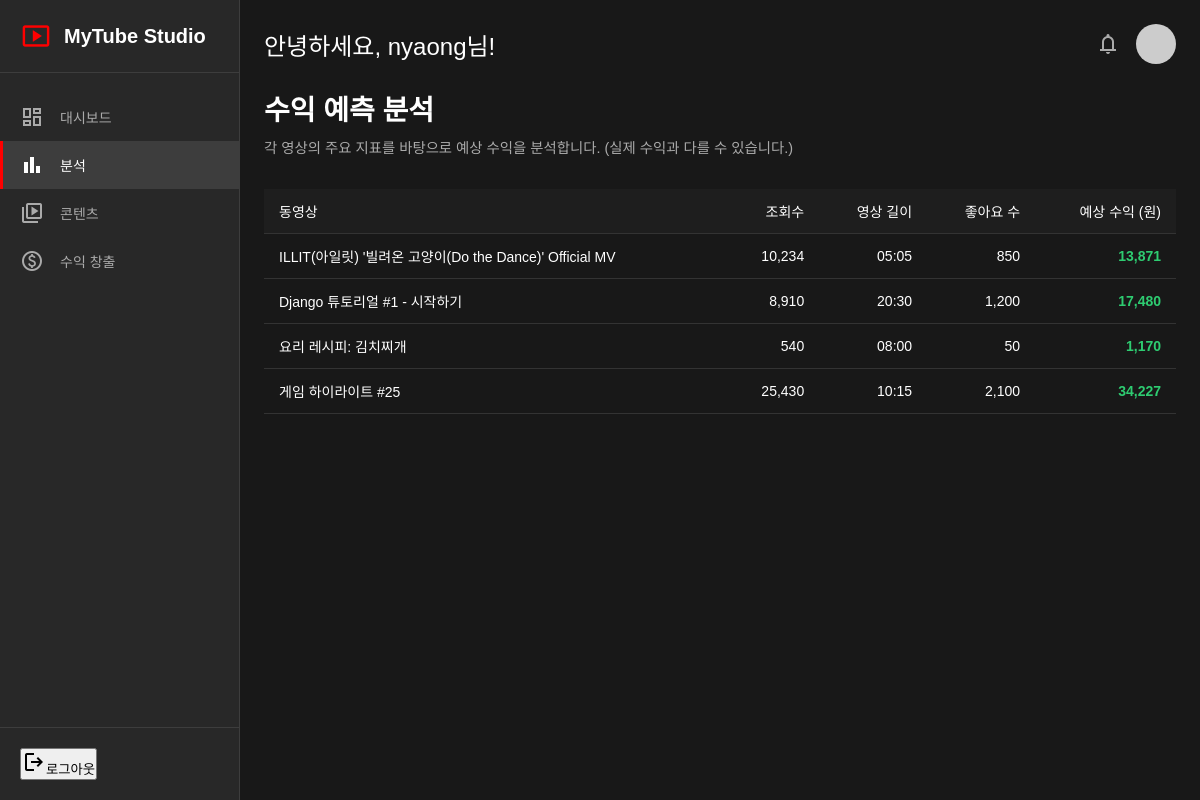
The app's page /accounts/analysis/ (signed in) with its own data.
### youtube/models.py (models this page shows, shortened)
class Video(models.Model):
    class Status(models.TextChoices):
        PUBLIC = 'Public', '공개'
        PRIVATE = 'Private', '비공개'
        UNLISTED = 'Unlisted', '일부 공개'
    account = models.ForeignKey(AccountInfo, on_delete=models.CASCADE, related_name='videos')
    title = models.CharField(max_length=100)
    views = models.PositiveIntegerField(default=0)
    likes = models.PositiveIntegerField(default=0)
    uploaded_at = models.DateTimeField(default=timezone.now, verbose_name="업로드 날짜")
    duration = models.DurationField(default=datetime.timedelta(seconds=0), verbose_name="영상 길이")
    status = models.CharField(max_length=10, choices=Status.choices, default=Status.PRIVATE, verbose_name="공개 상태")
    thumbnail_url = models.URLField(blank=True, null=True, help_text="영상 썸네일 이미지 URL")
    @property
    def formatted_duration(self):
        minutes = int(self.duration.total_seconds() // 60)
        seconds = int(self.duration.total_seconds() % 60)
        return f"{minutes:02d}:{seconds:02d}"
    @property
    def predicted_revenue(self):
        revenue = (self.views * 0.5) + (self.likes * 10) + ((self.duration.total_seconds() / 60) * 50)
        return int(revenue)

### accounts/views.py (the view)
# urls.py: path('analysis/', views.analysis, name='analysis'),
@login_required
def analysis(request):
    videos = Video.objects.all()
    context = {'videos': videos}
    return render(request, 'youtube/analysis.html', context)

### templates/youtube/analysis.html (shortened to what this page needs)
{% extends "dashboard_base.html" %}
{% load humanize %}
{% block content %}
<h1>수익 예측 분석</h1>
<p class="page-description">각 영상의 주요 지표를 바탕으로 예상 수익을 분석합니다. (실제 수익과 다를 수 있습니다.)</p>
<table class="analysis-table">
    <thead>
        <tr>
            <th>동영상</th>
            <th>조회수</th>
            <th>영상 길이</th>
            <th>좋아요 수</th>
            <th>예상 수익 (원)</th>
        </tr>
    </thead>
    <tbody>
        {% for video in videos %}
        <tr>
            <td>{{ video.title }}</td>
            <td>{{ video.views|intcomma }}</td>
            <td>{{ video.formatted_duration }}</td>
            <td>{{ video.likes|intcomma }}</td>
            <td class="revenue-value">{{ video.predicted_revenue|intcomma }}</td>
        </tr>
        {% endfor %}
    </tbody>
</table>
{% endblock %}

### templates/dashboard_base.html (shortened to what this page needs)
{% extends "base.html" %}
{% load static humanize %}
{% block extra_head %}
    <link rel="stylesheet" type="text/css" href="{% static 'css/dashboard_style.css' %}">
{% endblock %}
{% block body_content %}
    <div class="dashboard-container">
        <aside class="sidebar">
            <div class="sidebar-header">
                <span class="material-symbols-outlined logo-icon">smart_display</span>
                <h1>MyTube Studio</h1>
            </div>
            <nav class="sidebar-nav">
                <ul>
                    <li class="{% if request.resolver_match.url_name == 'dashboard' %}active{% endif %}"><a href="{% url 'dashboard' %}"><span class="material-symbols-outlined">dashboard</span>대시보드</a></li>
                    <li class="{% if request.resolver_match.url_name == 'analysis' %}active{% endif %}"><a href="{% url 'accounts:analysis' %}"><span class="material-symbols-outlined">bar_chart</span>분석</a></li>
                    <li class="{% if request.resolver_match.url_name == 'contents' %}active{% endif %}"><a href="{% url 'accounts:contents' %}"><span class="material-symbols-outlined">video_library</span>콘텐츠</a></li>
                    <li class="{% if request.resolver_match.url_name == 'monetization' %}active{% endif %}"><a href="{% url 'accounts:monetization' %}"><span class="material-symbols-outlined">monetization_on</span>수익 창출</a></li>
                </ul>
            </nav>
            <div class="sidebar-footer">
                <form method="post" action="{% url 'accounts:logout' %}">
                    <button type="submit"><span class="material-symbols-outlined">logout</span>로그아웃</button>
                </form>
            </div>
        </aside>
        <main class="main-content">
            <header class="main-header">
                <h2>안녕하세요, {{ request.user.username }}님!</h2>
                <div class="user-profile">
                    <span class="material-symbols-outlined">notifications</span>
                    <img src="https://i.pravatar.cc/40?u={{ request.user.username }}" alt="User Avatar" class="avatar">
                </div>
            </header>
            {% block content %}{% endblock %}
        </main>
    </div>
{% endblock body_content %}

### templates/base.html (shortened to what this page needs)
<!DOCTYPE html>
<html lang="ko">
<head>
    {% load static %}
    {% load humanize %}
    <link rel="stylesheet" href="{% static 'css/base.css' %}">
    {% block extra_head %}{% endblock %}
</head>
<body>
    {% block body_content %}{% endblock body_content %}
</body>
</html>

### static/css/base.css (style rules this page uses)
body { background-color: #121212; color: #e0e0e0; font-family: 'Noto Sans KR', sans-serif; }

### static/css/dashboard_style.css (style rules this page uses)
:root { --bg-primary: #181818; --bg-secondary: #282828; --bg-tertiary: #3d3d3d; --text-primary: #ffffff; --text-secondary: #aaaaaa; --accent-red: #ff0000; --accent-red-hover: #cc0000; --positive-change: #4caf50; --negative-change: #f44336; --border-color: #3d3d3d; --font-family: 'Noto Sans KR', sans-serif; }
* { margin: 0; padding: 0; box-sizing: border-box; }
body { font-family: var(--font-family); background-color: var(--bg-primary); color: var(--text-primary); font-size: 14px; }
a { text-decoration: none; color: inherit; }
.dashboard-container { display: flex; }
.sidebar { width: 240px; background-color: var(--bg-secondary); height: 100vh; position: fixed; top: 0; left: 0; display: flex; flex-direction: column; border-right: 1px solid var(--border-color); }
.sidebar-header { padding: 20px; display: flex; align-items: center; gap: 12px; border-bottom: 1px solid var(--border-color); }
.sidebar-header .logo-icon { font-size: 32px; color: var(--accent-red); }
.sidebar-header h1 { font-size: 20px; font-weight: 700; }
.sidebar-nav { flex-grow: 1; padding: 20px 0; }
.sidebar-nav ul { list-style: none; }
.sidebar-nav li a { display: flex; align-items: center; gap: 16px; padding: 12px 20px; color: var(--text-secondary); transition: background-color 0.2s, color 0.2s; }
.sidebar-nav li.active a { background-color: var(--bg-tertiary); color: var(--text-primary); border-left: 3px solid var(--accent-red); padding-left: 17px; }
.sidebar-nav .material-symbols-outlined { font-size: 24px; }
.sidebar-footer { padding: 20px; border-top: 1px solid var(--border-color); }
.main-content { margin-left: 240px; flex-grow: 1; padding: 24px; }
.main-header { display: flex; justify-content: space-between; align-items: center; margin-bottom: 24px; }
.main-header h2 { font-size: 24px; font-weight: 500; }
.user-profile { display: flex; align-items: center; gap: 16px; }
.user-profile .material-symbols-outlined { font-size: 24px; cursor: pointer; color: var(--text-secondary); }
.user-profile .avatar { width: 40px; height: 40px; border-radius: 50%; }

### templates/youtube/analysis.html (style rules this page uses)
.analysis-table { width: 100%; border-collapse: collapse; margin-top: 2rem; }
.analysis-table th, .analysis-table td { padding: 12px 15px; border-bottom: 1px solid #333; text-align: left; vertical-align: middle; }
.analysis-table th { background-color: #1e1e1e; font-weight: 500; }
.analysis-table td:not(:first-child), .analysis-table th:not(:first-child) { text-align: right; }
.revenue-value { font-weight: 700; color: #2ecc71; }
.page-description { color: #aaa; margin-top: 0.5rem; font-size: 0.9rem; }

### records on screen
Video: title "ILLIT(아일릿) '빌려온 고양이(Do the Dance)' Official MV", views "10,234", formatted_duration "05:05", likes "850", predicted_revenue "13,871"
Video: title "Django 튜토리얼 #1 - 시작하기", views "8,910", formatted_duration "20:30", likes "1,200", predicted_revenue "17,480"
Video: title "요리 레시피: 김치찌개", views "540", formatted_duration "08:00", likes "50", predicted_revenue "1,170"
Video: title "게임 하이라이트 #25", views "25,430", formatted_duration "10:15", likes "2,100", predicted_revenue "34,227"

### other values on screen
{{ request.user.username }} "nyaong"
